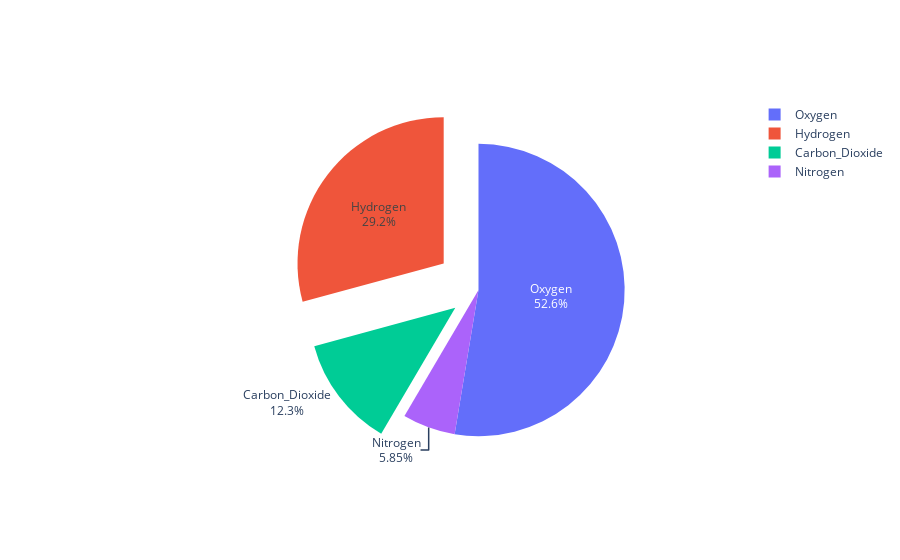

The notebook cell saved with this chart:
### Markdown cell above
### Pull Out a pie

### Code cell
fig2 = go.Figure(data=[go.Pie(labels=labels, 
                             values=values, 
                             textinfo='label+percent',
                             insidetextorientation="horizontal" ,               # "radial"
                             pull=[0, 0.3, 0.2, 0] #Sets the fraction of larger radius to pull the sectors out from the center.
                            )])

fig2.show()

### Figure 1 — Plotly figure (JSON) as saved in the notebook; plotly's stock layout.template omitted (floating-point values rounded to 4 significant figures)
{"data": [{"insidetextorientation": "horizontal", "labels": ["Oxygen", "Hydrogen", "Carbon_Dioxide", "Nitrogen"], "pull": [0, 0.3, 0.2, 0], "textinfo": "label+percent", "type": "pie", "values": [4500, 2500, 1053, 500]}], "layout": {}}
